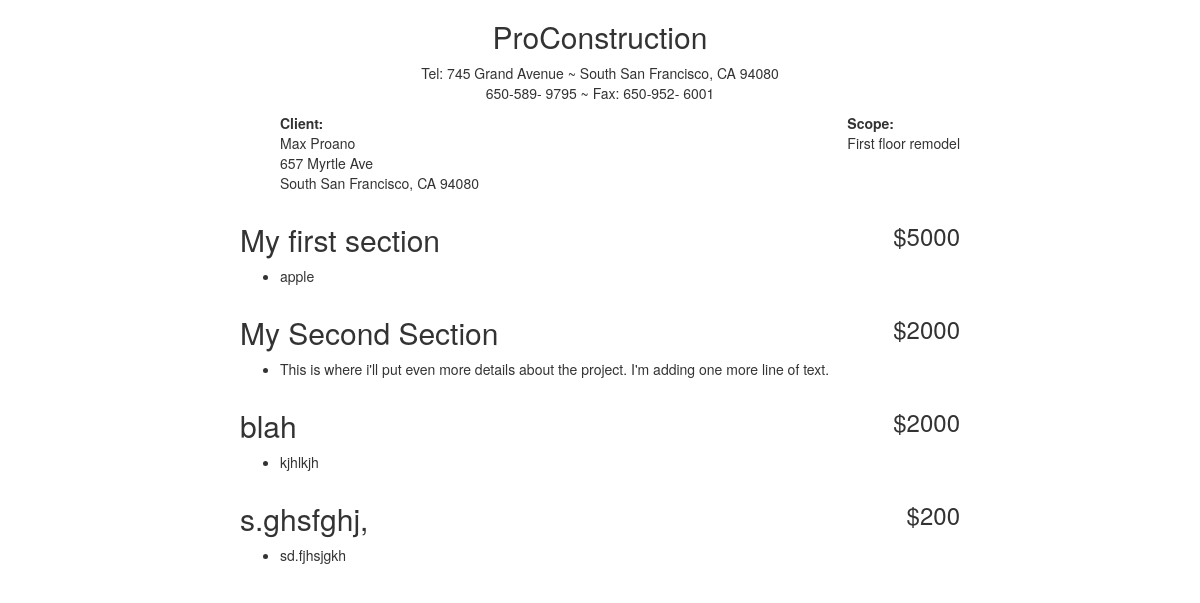
/bids/proposal/1/final_doc/, run on an earlier commit of the app's database.
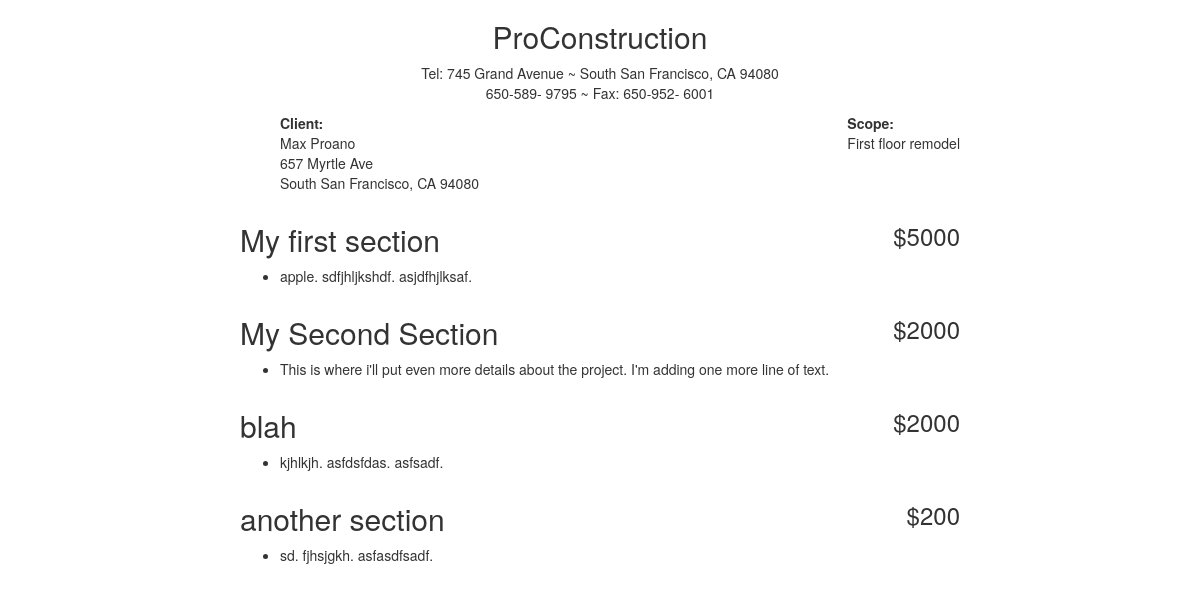
And on a later commit of the database.
### bids/models.py (models this page shows, shortened)
class Proposal(models.Model):
    project = models.ForeignKey(Project, on_delete=models.CASCADE)
    date_created = models.DateField(auto_now_add=True)
    date_modified = models.DateTimeField(auto_now=True)
    '''def total_cost(self)
        for section in self.section_set.all():
            cost = section.cost
            total = total + cost'''

class Project(models.Model):
    customer = models.ForeignKey(Customer, on_delete=models.CASCADE)
    title = models.CharField(max_length=100)

class Customer(models.Model):
    first_name = models.CharField(max_length=25)
    last_name = models.CharField(max_length=25)
    street = models.CharField(max_length=100)
    city = models.CharField(max_length=50)
    state = models.CharField(max_length=2)
    zip_code = models.IntegerField(null=True)
    email = models.EmailField()
    def __str__(self):
        full_name = self.first_name + ' ' + self.last_name
        return full_name

class Section(models.Model):
    proposal = models.ForeignKey(Proposal, on_delete=models.CASCADE)
    title = models.CharField(max_length=50)
    details = models.TextField(default='')
    cost = models.IntegerField(null=True)

### bids/views.py (the view)
# urls.py: url(r'^proposal/(?P<pk>[0-9]+)/final_doc/$', DocView.as_view(), name='doc_view'),
class DocView(DetailView):
    model = Proposal
    template_name = 'bids/final_bid.html'

### bids/templates/bids/final_bid.html (shortened to what this page needs)
{% load staticfiles %}
<!DOCTYPE html>
<html>
<head>
  <link type="text/css" rel="stylesheet" href="/../static/css/final_bid.css">
  <link rel="stylesheet" href="//maxcdn.bootstrapcdn.com/bootstrap/3.2.0/css/bootstrap.min.css">
</head>
<body>
<div style="margin:auto;width:750px">
  <div id="title">
    <h2>ProConstruction</h2>
    <p>Tel: 745 Grand Avenue ~ South San Francisco, CA 94080<br>650-589- 9795 ~ Fax: 650-952- 6001</p>
  </div>
  <div class="container-fluid">
    <div style="float:left">
      <ul style="list-style-type:none">
        <li><b>Client:</b></li>
        <li>{{ proposal.project.customer }}</li>
        <li>{{ proposal.project.customer.street }}</li>
        <li>{{ proposal.project.customer.city }}, {{ proposal.project.customer.state }} {{ proposal.project.customer.zip_code }}</li>
      </ul>
    </div>
    <div style="float:right">
      <ul style="list-style-type:none">
        <li><b>Scope:</b></li>
        <li>First floor remodel</li>
      </ul>
    </div>
  </div>
{% for section in proposal.section_set.all %}
  <div class="container-fluid">
    <div style="float:left"><h2>{{ section.title }}</h2></div>
    <div style="float:right"><h3>${{ section.cost }}</h3></div>
  </div>
  <div class="container-fluid">
    <ul>
      <li>{{ section.details }}</li>
    </ul>
  </div>
{% endfor %}
</div>
</body>

### bids/static/css/final_bid.css (style rules this page uses)
body { font-family:Arial, Helvetica, sans-serif; }
#title { text-align:center; }

What changed in the data, as far as the page shows it:
changed Section "My first section": details "apple" → "apple. sdfjhljkshdf. asjdfhjlksaf."
changed Section "blah": details "kjhlkjh" → "kjhlkjh. asfdsfdas. asfsadf."
changed Section: title "s.ghsfghj," → "another section"; details "sd.fjhsjgkh" → "sd. fjhsjgkh. asfasdfsadf."
